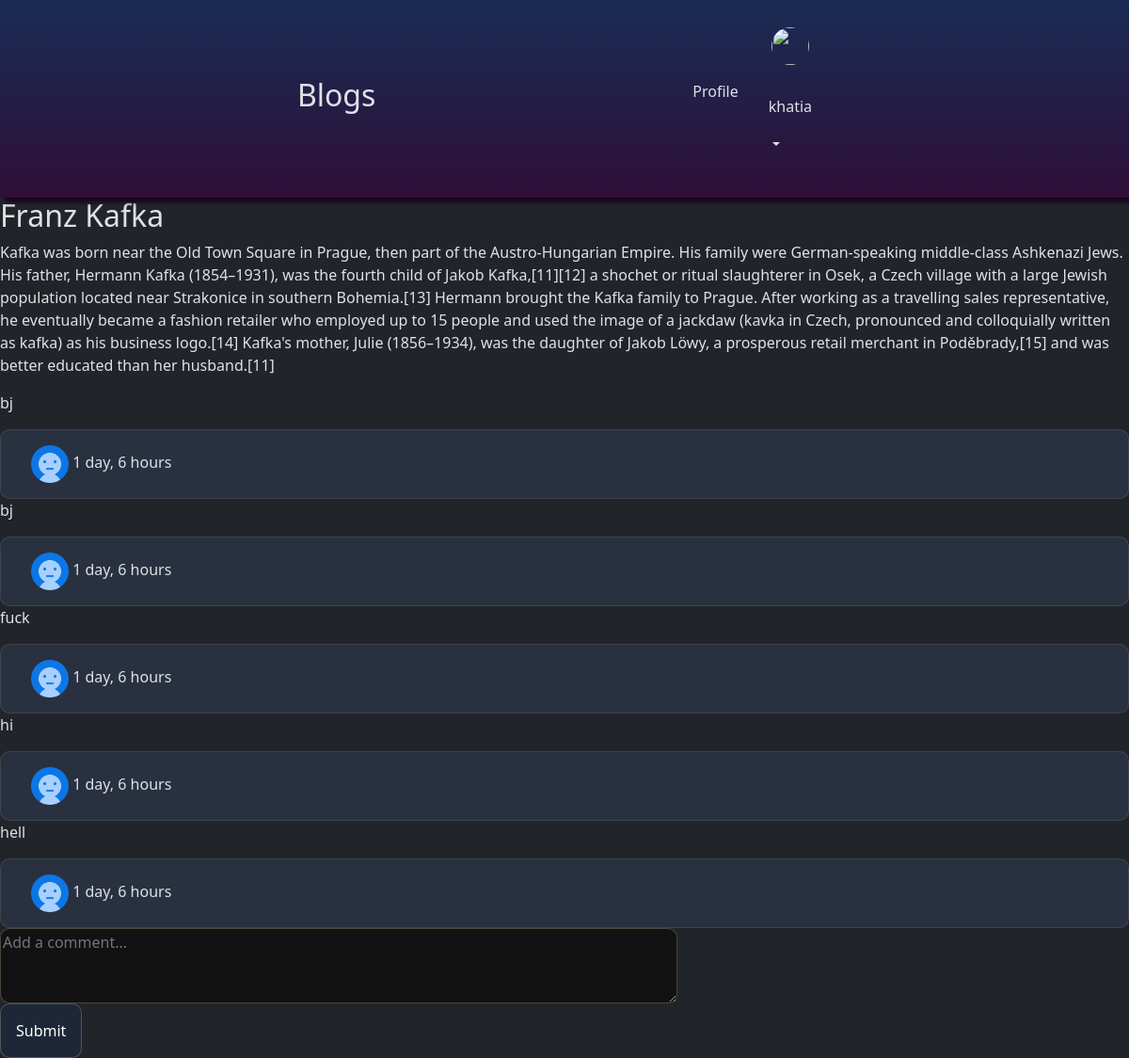
Screenshot of /blog/9/ (signed in) with the database file from the repository.
### blogs/models.py (models this page shows, shortened)
class Blogs(models.Model):
    title = models.CharField(max_length=50)
    description = models.TextField()
    authors = models.ManyToManyField("Author")
    created = models.DateTimeField(auto_now_add=True, null=True)
    class Meta:
        ordering = ['-created']

class Comment(models.Model):
    user = models.ForeignKey(Author, on_delete=models.CASCADE)
    blogs = models.ForeignKey(Blogs, on_delete=models.CASCADE)
    body = models.TextField()
    created = models.DateTimeField(auto_now_add=True)
    class Meta:
        ordering = ['-created']

class Author(models.Model):
    user = models.OneToOneField(User, on_delete=models.CASCADE, null=True, blank=True)
    avatar = models.ImageField(null=True, default= 'avatar.png' )
    name = models.CharField(max_length=50)

### blogs/views.py (the view, shortened to what this page needs)
# urls.py: path('blog/<int:id>/', views.blog_details, name='blog_detail'),
def blog_details(request, id):
    blog = get_object_or_404(Blogs, id=id)
    blog_comments = blog.comment_set.all()
    is_author = request.user.is_authenticated and blog.authors.filter(user=request.user).exists()
    return render(request, 'blogs/blog_detail.html', {
        'blog': blog,
        'blog_comments': blog_comments,
        'is_author': is_author
    })

### blogs/templates/blogs/blog_detail.html (shortened to what this page needs)
{% extends 'index.html' %}
{% block content %}
  <h2>{{ blog.title }}</h2>
  <p>{{ blog.description }}</p>
  {% if blog_comments %}
    {% load tz %}
    {% for comment in blog_comments %}
      <div class="comment-body">
        <p>{{ comment.body }}</p>
        <div class="comment-info">
          <a href="{% url 'profile' %}">
            <img src="{{ comment.user.avatar.url }}" alt="" style="width: 2.5em; height: 2.5em;">
          </a>
          <span>{{ comment.created|timesince }}</span>
        </div>
      </div>
    {% endfor %}
  {% else %}
    <p>No comments yet. Be the first to comment!</p>
  {% endif %}
  <form method="POST">
    <textarea name="body" placeholder="Add a comment..."></textarea>
    <button type="submit">Submit</button>
  </form>
{% endblock %}

### templates/navbar.html (shortened to what this page needs)
{% load static %}
<nav class="navbar navbar-expand-lg bg-body-tertiary header-nav">
    <a class="nav-link active" aria-current="page" href="{% url 'home' %}"><h2>Blogs</h2></a>
    <ul class="prof">
  {% if request.user.is_authenticated %}
        <li class="nav-item">
          <a class="nav-link active profile" aria-current="page" href="{% url 'profile' %}"><span class="Profile ">Profile </span></a>
        </li>
  <div class="">
    <div class="dropdown">
    <a href="{% url 'profile' %}">
      <img src="{{ request.user.author.avatar.url }}" alt="" style="width: 2.5em; height: 2.5em; border-radius: 100%;">
    </a>
    <a class="nav-link dropdown-toggle" role="button" data-bs-toggle="dropdown" aria-expanded="false" >
      <p>{{request.user.username}}  </p>
    </a>
  </div>
  </div>
  {% endif %}
    </ul>
  </nav>

### static/styles/style.css (style rules this page uses)
.header-nav { display: flex; justify-content: space-evenly; background: linear-gradient(180deg, #1a2c54 0%, #2e0f38 100% ); width: 100%; box-shadow: #190121 5px 5px 5px; z-index: 5000; align-items: center; }
a { cursor: pointer !important; }
.dropdown { display: flex; flex-direction: column; justify-content: center; align-items: center; }
.dropdown a { padding:1em; }
.profile { padding: 0 1em; }
.prof { display: flex; justify-content: center; align-items: center; padding: 5px; }
a { all: unset; }
li { all: unset; }
.search-form button , button { border: 1px solid rgba(245, 222, 179, 0.248); border-radius: 10px; padding: 1em; background-color: #1a2c545e; display: inline-flex; transition: 0.3 ease-in; }
.new-blog-form input, textarea { display: flex; flex-direction: column; width: 60vw; height: 10vh; border: 1px solid rgba(245, 222, 179, 0.248); border-radius: 10px; }
.comment-info { background-color: #465d8f3b; padding: 1em 2em; border: 1px solid rgba(245, 222, 179, 0.107); border-radius: 10px; }

### rows the page displays
Blogs: title "Franz Kafka", description "Kafka was born near the Old Town Square in Prague, then part of the Austro-Hungarian Empire. His family were German-speaking middle-class Ashkenazi Jews. His father, Hermann Kafka (1854–1931), was the fourth child of Jakob Kafka,[11][12] a shochet or ritual slaughterer in Osek, a Czech village with a large Jewish population located near Strakonice in southern Bohemia.[13] Hermann brought the Kafka family to Prague. After working as a travelling sales representative, he eventually became a fashion retailer who employed up to 15 people and used the image of a jackdaw (kavka in Czech, pronounced and colloquially written as kafka) as his business logo.[14] Kafka's mother, Julie (1856–1934), was…"
Comment: body "bj", user.avatar (placeholder picture), created "1 day, 6 hours"
Comment: body "bj", user.avatar (placeholder picture), created "1 day, 6 hours"
Comment: body "fuck", user.avatar (placeholder picture), created "1 day, 6 hours"
Comment: body "hi", user.avatar (placeholder picture), created "1 day, 6 hours"
Comment: body "hell", user.avatar (placeholder picture), created "1 day, 6 hours"

### other values shown
{{ request.user.username }} "khatia"
